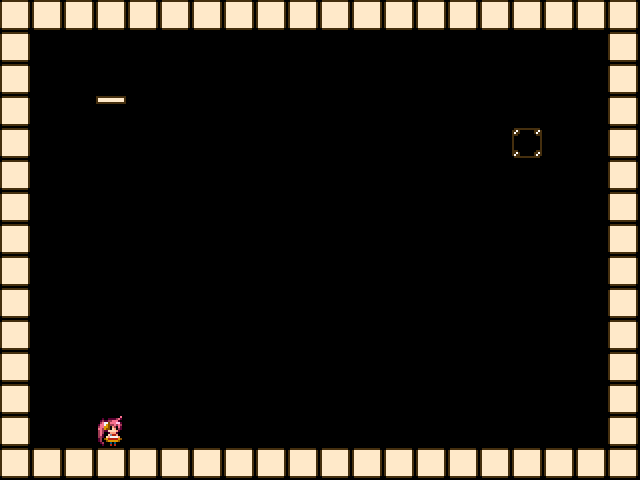

This is a level from a 2D game, rendered from its Tiled map with the project's own tilesets. A one-line summary and the complete map file follow:
An orthogonal 20x15 tile map with 32x32 px tiles, 1 tile layer (タイル・レイヤー1).

<map version="1.0" orientation="orthogonal" renderorder="right-down" width="20" height="15" tilewidth="32" tileheight="32" nextobjectid="1">
 <tileset firstgid="1" name="tileset" tilewidth="32" tileheight="32" tilecount="8">
  <image source="tileset.png" width="256" height="32" />
 </tileset>
 <layer name="タイル・レイヤー1" width="20" height="15">
  <data encoding="csv">
2,2,2,2,2,2,2,2,2,2,2,2,2,2,2,2,2,2,2,2,
2,0,0,0,0,0,0,0,0,0,0,0,0,0,0,0,0,6,6,2,
2,0,0,0,0,0,0,0,0,0,0,0,0,0,0,0,6,6,0,2,
2,0,0,4,0,0,0,0,0,0,0,0,0,0,0,6,6,0,0,2,
2,0,0,0,0,0,0,0,0,0,0,0,0,0,6,6,5,0,0,2,
2,0,0,0,0,0,0,0,0,0,0,0,0,6,6,0,0,0,0,2,
2,0,0,0,0,0,0,0,0,0,0,0,6,6,0,0,0,0,0,2,
2,0,0,0,0,0,0,0,0,0,0,0,0,0,0,0,0,0,0,2,
2,0,0,0,0,0,0,0,0,0,0,0,0,0,0,0,0,0,0,2,
2,0,0,0,0,0,0,0,0,0,0,0,0,0,0,0,0,0,0,2,
2,0,0,0,0,0,0,6,0,0,0,0,0,0,0,0,0,0,0,2,
2,0,0,0,0,0,6,6,0,0,0,0,0,0,0,0,0,0,0,2,
2,0,0,0,0,6,6,6,6,0,0,0,0,0,0,0,0,0,0,2,
2,0,0,1,0,0,0,0,6,6,6,0,0,0,0,0,0,0,0,2,
2,2,2,2,2,2,2,2,2,2,2,2,2,2,2,2,2,2,2,2
</data>
 </layer>
</map>
